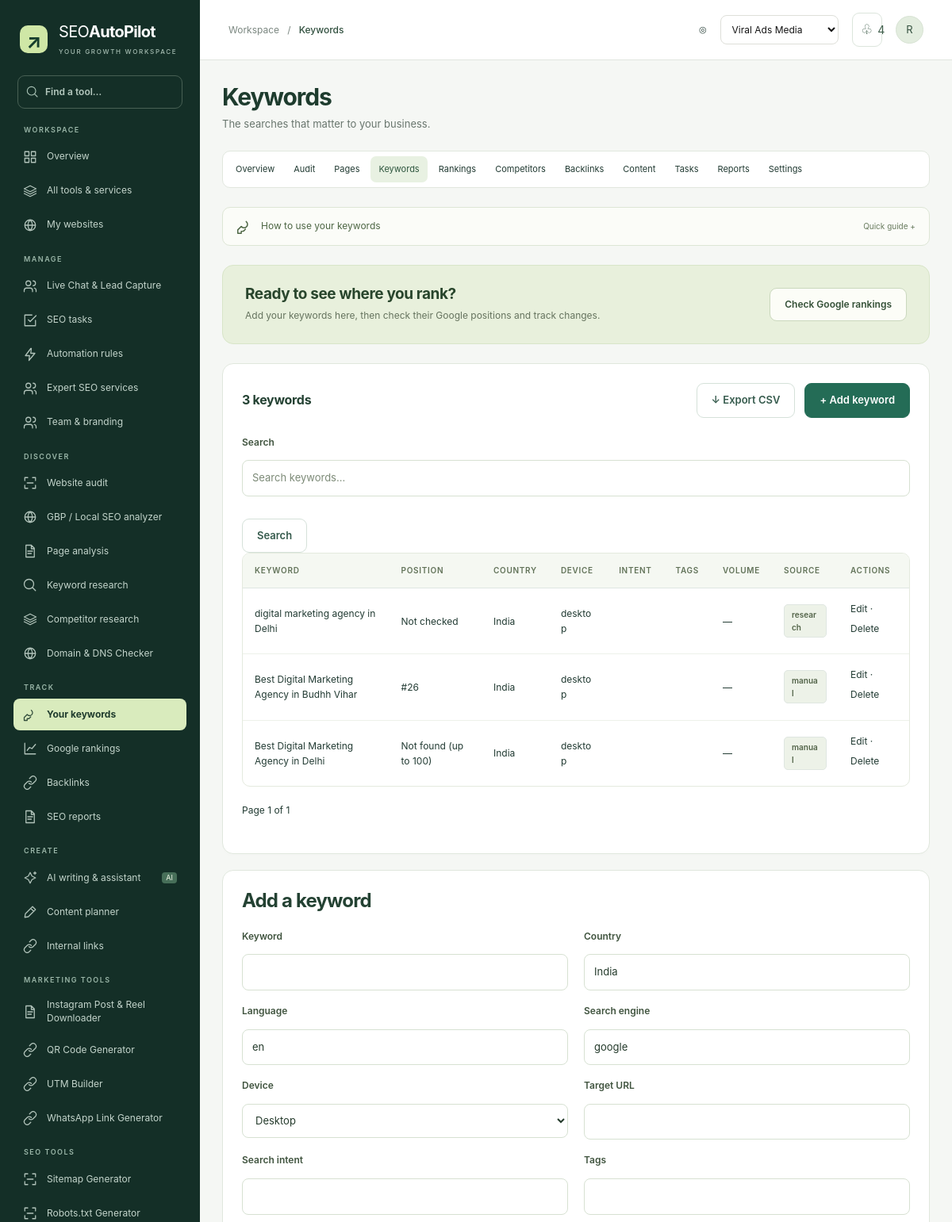
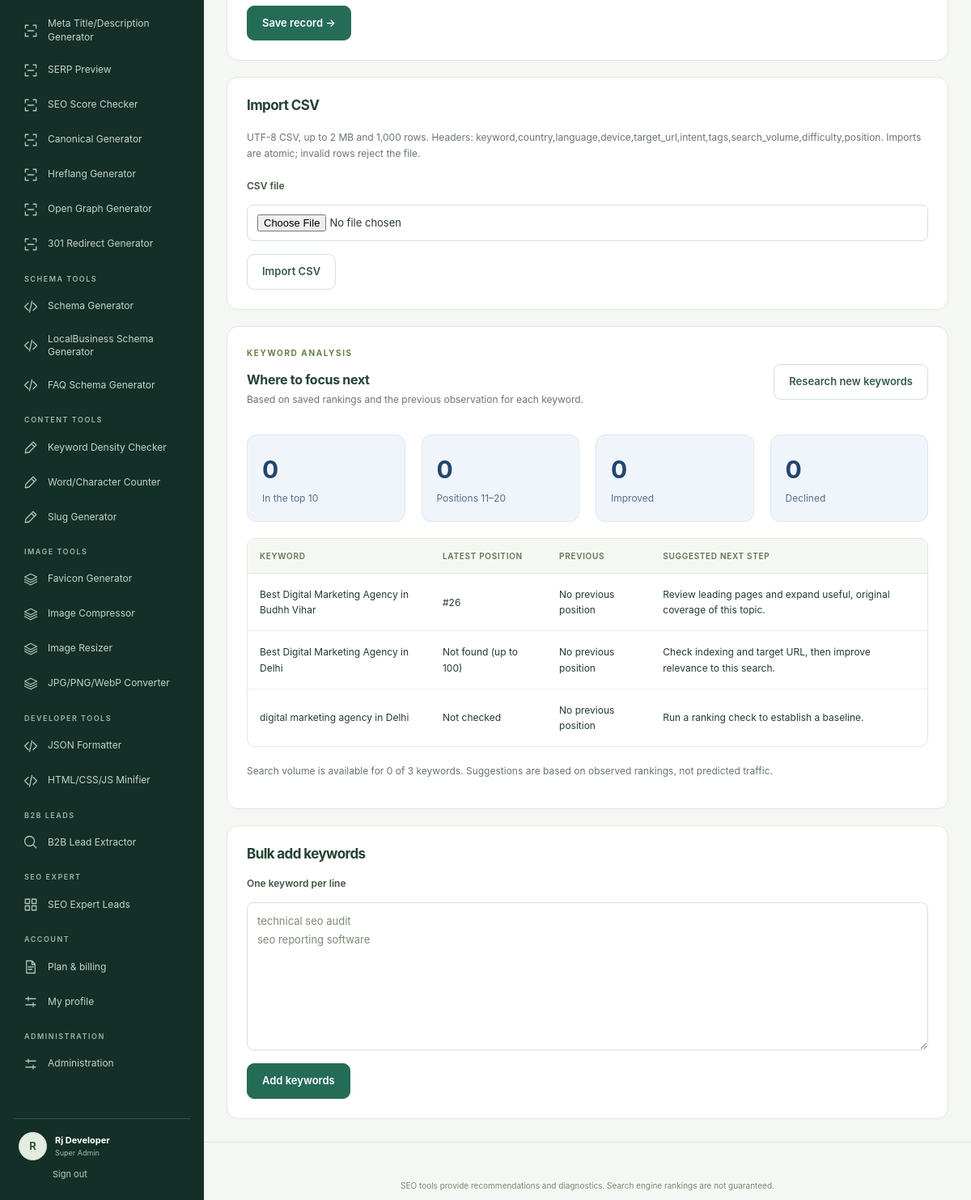
/keywords (signed in), run on the app's committed database (2 pictures, top to bottom).
### tables this page shows
CREATE TABLE `users` (
  `id` int(10) UNSIGNED NOT NULL,
  `name` varchar(120) NOT NULL,
  `email` varchar(190) NOT NULL,
  `password` varchar(255) NOT NULL,
  `role` enum('super_admin','admin','team_member','customer') NOT NULL DEFAULT 'customer',
  `company` varchar(190) DEFAULT '',
  `phone` varchar(40) DEFAULT '',
  `timezone` varchar(60) DEFAULT 'UTC',
  `country` varchar(80) DEFAULT '',
  `active` tinyint(4) NOT NULL DEFAULT 1,
  `verified_at` datetime DEFAULT NULL,
  `notification_email` tinyint(4) NOT NULL DEFAULT 1,
  `created_at` timestamp NOT NULL DEFAULT current_timestamp(),
  `session_version` int(10) UNSIGNED NOT NULL DEFAULT 1
);

CREATE TABLE `keywords` (
  `id` int(10) UNSIGNED NOT NULL,
  `website_id` int(10) UNSIGNED NOT NULL,
  `keyword` varchar(190) NOT NULL,
  `country` varchar(80) DEFAULT 'India',
  `language` varchar(40) DEFAULT 'en',
  `search_engine` varchar(30) DEFAULT 'google',
  `device` enum('desktop','mobile') DEFAULT 'desktop',
  `target_url` varchar(500) DEFAULT '',
  `intent` varchar(80) DEFAULT '',
  `tags` varchar(190) DEFAULT '',
  `search_volume` int(10) UNSIGNED DEFAULT NULL,
  `difficulty` decimal(5,2) DEFAULT NULL,
  `cpc` decimal(10,2) DEFAULT NULL,
  `source` varchar(30) DEFAULT 'manual',
  `created_at` timestamp NOT NULL DEFAULT current_timestamp()
);

CREATE TABLE `websites` (
  `id` int(10) UNSIGNED NOT NULL,
  `user_id` int(10) UNSIGNED NOT NULL,
  `name` varchar(120) NOT NULL,
  `domain` varchar(500) NOT NULL,
  `domain_hash` char(64) NOT NULL,
  `country` varchar(80) DEFAULT 'India',
  `language` varchar(40) DEFAULT 'en',
  `search_engine` varchar(30) DEFAULT 'google',
  `timezone` varchar(60) DEFAULT 'UTC',
  `created_at` timestamp NOT NULL DEFAULT current_timestamp()
);

### config/config.example.php (called while the page is built)
<?php
return [
 'DB_HOST'=>'127.0.0.1', 'DB_PORT'=>'3306', 'DB_NAME'=>'seo_autopilot', 'DB_USER'=>'root', 'DB_PASS'=>'',
 'APP_URL'=>'http://localhost/ppso', 'APP_NAME'=>'SEO AutoPilot', 'APP_ENV'=>'production',
 'SMTP_HOST'=>'', 'SMTP_PORT'=>587, 'SMTP_USER'=>'', 'SMTP_PASS'=>'', 'SMTP_FROM'=>'',
 'AI_ENDPOINT'=>'', 'AI_API_KEY'=>'', 'AI_MODEL'=>'',
 'RANKING_ENDPOINT'=>'', 'RANKING_API_KEY'=>'',
 'KEYWORD_ENDPOINT'=>'', 'KEYWORD_API_KEY'=>'', 'BACKLINK_ENDPOINT'=>'', 'BACKLINK_API_KEY'=>'',
 'RAZORPAY_KEY'=>'', 'RAZORPAY_SECRET'=>'', 'RAZORPAY_WEBHOOK_SECRET'=>'',
 'INSTALL_TOKEN'=>'replace-with-a-long-random-string',
];

### config/config.php (called while the page is built, shortened)
<?php
$config = require __DIR__.'/config.example.php';
$private = getenv('SEO_CONFIG_FILE') ?: __DIR__.'/local.php';
return $config;

### includes/bootstrap.php (called while the page is built, shortened)
<?php
$config = require ROOT.'/config/config.php';
require_once __DIR__.'/functions.php';
require_once __DIR__.'/security.php';

### includes/security.php (called while the page is built, shortened)
<?php
function current_user(): ?array { static $loaded=false,$user=null; if (!$loaded) { $loaded=true; if (isset($_SESSION['user_id'])) { $user=row('SELECT * FROM users WHERE id=? AND active=1',[$_SESSION['user_id']]); if($user && ($_SESSION['session_version']??0)!== (int)$user['session_version']){$user=null;unset($_SESSION['user_id']);} } } return $user; }
function require_user(): array { $u=current_user(); if (!$u) { if (str_contains($_SERVER['REQUEST_URI']??'','/api/')) fail('Please sign in.',401); redirect('/login'); } if (isset($_SESSION['last_seen']) && time()-$_SESSION['last_seen']>7200) { session_destroy(); fail('Your session has expired. Sign in again.',401); } $_SESSION['last_seen']=time(); return $u; }
function is_admin(?array $u=null): bool { $u ??=current_user(); return in_array($u['role']??'',['super_admin','admin'],true); }
function website(int $id): array { $u=require_user(); $w=row('SELECT * FROM websites WHERE id=?',[$id]); if (!$w) fail('Website not found.',404); if (!is_admin($u) && $w['user_id']!=$u['id'] && !value('SELECT id FROM team_members WHERE user_id=? AND website_id=?',[$u['id'],$id])) fail('This project is not assigned to you.',403); return $w; }
function websites(): array { $u=require_user(); return is_admin($u)?rows('SELECT * FROM websites ORDER BY id DESC LIMIT 500'):rows('SELECT DISTINCT w.* FROM websites w LEFT JOIN team_members t ON t.website_id=w.id WHERE w.user_id=? OR t.user_id=? ORDER BY w.id DESC LIMIT 500',[$u['id'],$u['id']]); }

### includes/Ranking.php (called while the page is built, shortened)
<?php
final class Ranking {
 public static function label(?int $position,?string $source): string {
  if($position!==null)return '#'.$position;
  return match($source){null=> 'Not checked','hasdata_top100'=>'Not found (up to 100)','api'=>self::source()==='hasdata_top100'?'Not found (old check)':'Not found',default=>'No position supplied'};
 }
}

### dashboard/module.php (the view, shortened to what this page needs)
<?php
$recordNames=['keywords'=>'keyword','competitors'=>'competitor','backlinks'=>'backlink','content'=>'content project','tasks'=>'task','human-services'=>'service request'];
$recordName=$recordNames[$section]??'record';
?>
<?php
$def=$defs[$section];$page=max(1,min(10000,(int)($_GET['page']??1)));$search=trim((string)($_GET['q']??''));$first=array_key_first($def['fields']);$where='website_id=?';$params=[$wid];if($search!==''){$where.=" AND $first LIKE ?";$params[]='%'.mb_substr($search,0,190).'%';}$count=(int)value('SELECT COUNT(*) FROM '.$def['table'].' WHERE '.$where,$params);$selection=$section==='keywords'?"*,(SELECT position FROM keyword_rankings r WHERE r.keyword_id=keywords.id ORDER BY date DESC LIMIT 1) AS current_position,(SELECT source FROM keyword_rankings r WHERE r.keyword_id=keywords.id ORDER BY date DESC LIMIT 1) AS ranking_source":'*';$records=rows('SELECT '.$selection.' FROM '.$def['table'].' WHERE '.$where.' ORDER BY id DESC LIMIT 25 OFFSET '.(($page-1)*25),$params);
if($section==='keywords')echo '<div class="welcome-banner"><div><h3>Ready to see where you rank?</h3><p>Add your keywords here, then check their Google positions and track changes.</p></div><a class="button" href="'.url('/rankings?website_id='.$wid).'">Check Google rankings</a></div>';
$edit=null;if(isset($_GET['edit']))$edit=row('SELECT * FROM '.$def['table'].' WHERE id=? AND website_id=?',[(int)$_GET['edit'],$wid]);
?><div class="card"><div class="card-header"><h3><?=number_format($count)?> <?=e($recordName.'s')?></h3><div class="row"><?php if(in_array($section,['keywords','backlinks'])):?><a class="button secondary small-button" href="<?=url('/api/v1/export?module='.$section.'&website_id='.$wid)?>">↓ Export CSV</a><?php endif;?><a class="button small-button" href="#create">+ Add <?=e($recordName)?></a></div></div><form method="get" class="row"><input type="hidden" name="website_id" value="<?=$wid?>"><label class="full">Search<input name="q" value="<?=e($search)?>" placeholder="Search <?=e($section)?>…"></label><button class="button secondary small-button">Search</button></form><div class="table-wrap"><table><thead><tr><?php foreach($def['columns'] as $label):?><th><?=e($label)?></th><?php endforeach;?><th>Actions</th></tr></thead><tbody><?php foreach($records as $r):?><tr><?php foreach($def['columns'] as $key=>$label):?><td><?php if($key==='current_position'):?><?=e(Ranking::label($r[$key]===null?null:(int)$r[$key],$r['ranking_source']))?><?php elseif(in_array($key,['status','priority','source'])):?><span class="badge <?=e($r[$key])?>"><?=e(str_replace('_',' ',$r[$key]))?></span><?php else:?><?=e($r[$key]??'—')?><?php endif;?></td><?php endforeach;?><td><a href="<?=url('/'.$section.'?website_id='.$wid.'&edit='.$r['id'].'#create')?>">Edit</a> · <button class="text-button" data-action="delete" data-module="<?=e($section)?>" data-website-id="<?=$wid?>" data-id="<?=$r['id']?>" data-confirm="Delete this record permanently?">Delete</button><?php if($section==='content'):?><br><a href="<?=url('/content?website_id='.$wid.'&brief='.$r['id'])?>">Open brief →</a><?php endif;?></td></tr><?php endforeach;?></tbody></table></div><?php if(!$records)empty_state('A clean slate, ready for your next move.','Add your first record using the form below.');?><nav class="pagination" aria-label="Pagination"><?php if($page>1):?><a href="?website_id=<?=$wid?>&page=<?=$page-1?>&q=<?=urlencode($search)?>">← Previous</a><?php endif;?><span>Page <?=$page?> of <?=max(1,ceil($count/25))?></span><?php if($count>$page*25):?><a href="?website_id=<?=$wid?>&page=<?=$page+1?>&q=<?=urlencode($search)?>">Next →</a><?php endif;?></nav></div>
<div class="card stack" id="create"><h2><?=$edit?'Edit '.e($recordName):'Add a '.e($recordName)?></h2><form data-api="save"><input type="hidden" name="module" value="<?=e($section)?>"><input type="hidden" name="website_id" value="<?=$wid?>"><input type="hidden" name="id" value="<?=e($edit['id']??0)?>"><div class="form-grid"><?php foreach($def['fields'] as $key=>$label){if(is_array($label))select_field($key,$label[0],array_combine($label[1],array_map(fn($v)=>ucwords(str_replace('_',' ',$v)),$label[1])),$edit[$key]??'');elseif(in_array($key,['notes','description']))echo '<label>'.e($label).'<textarea name="'.e($key).'">'.e($edit[$key]??'').'</textarea></label>';else field($key,$label,$key==='due_date'?'date':($key==='budget'?'number':(str_contains($key,'url')||$key==='domain'?'url':'text')),$edit[$key]??(['country'=>'India','language'=>'en','search_engine'=>'google'][$key]??''),$key===$first || $key==='budget');}?></div><button class="button">Save <?=e($section==='human-services'?'request':'record')?> →</button></form></div>
<?php if(in_array($section,['keywords','backlinks'])):?><div class="card stack"><h3>Import CSV</h3><p class="small">UTF-8 CSV, up to 2 MB and 1,000 rows. Headers: <?=$section==='keywords'?'keyword,country,language,device,target_url,intent,tags,search_volume,difficulty,position':'source_url,target_url,anchor,follow,status,domain_rating'?>. Imports are atomic; invalid rows reject the file.</p><form data-api="import" enctype="multipart/form-data"><button class="button secondary">Import CSV</button></form></div><?php endif; ?>

### includes/sidebar.php (shortened to what this page needs)
<?php
$catalog=WorkspaceUI::directory();
$groups=['Workspace'=>['dashboard'=>['Overview','grid'],'services'=>['All tools & services','layers'],'websites'=>['My websites','globe']]];
foreach($catalog as $key=>[$group,$name,$description,$steps,$result,$icon])$groups[$group][$key]=[$name,$icon];
if(is_admin())$groups['B2B Leads']=['admin/b2b-leads'=>['B2B Lead Extractor','search']];
if(is_admin())$groups['SEO Expert']=['admin/seo-expert'=>['SEO Expert Leads','users']];
$groups['Account']=['billing'=>['Plan & billing','file'],'profile'=>['My profile','settings']];
?>
<aside class="sidebar" id="sidebar">
 <a class="logo" href="<?=url('/dashboard')?>"><span class="logo-symbol">↗</span><span>SEO<strong>AutoPilot</strong><small>YOUR GROWTH WORKSPACE</small></span></a>
 <label class="nav-search"><?=WorkspaceUI::icon('search')?><input type="search" data-nav-search placeholder="Find a tool…" aria-label="Find a navigation item"></label>
 <nav aria-label="Workspace">
 <?php foreach($groups as $heading=>$items):?><div class="nav-group"><h2 class="nav-group-title"><?=e($heading)?></h2><?php foreach($items as $key=>[$label,$icon]):?><a class="nav-item <?=$section===$key?'active':''?>" <?=$section===$key?'aria-current="page"':''?> href="<?=url('/'.$key).($wid?'?website_id='.$wid:'')?>"><?=WorkspaceUI::icon($icon)?><span><?=e($label)?></span><?php if($key==='ai-assistant'):?><small>AI</small><?php endif;?></a><?php endforeach;?></div><?php endforeach;?>
 <?php if(is_admin()):?><div class="nav-group"><h2 class="nav-group-title">Administration</h2><a class="nav-item" href="<?=url('/admin')?>"><?=WorkspaceUI::icon('settings')?><span>Administration</span></a></div><?php endif;?>
 </nav>
 <div class="sidebar-bottom"><a class="user-pill" href="<?=url('/profile')?>"><span class="avatar"><?=e(mb_substr($user['name'],0,1))?></span><span><?=e($user['name'])?><small><?=e(ucwords(str_replace('_',' ',$user['role'])))?></small></span></a><form method="post" action="<?=url('/logout')?>"><?php csrf_field();?><button class="text-button">Sign out</button></form></div>
</aside>

### dashboard/index.php (shortened to what this page needs)
<?php
$user=require_user();$sites=websites();$wid=(int)($_GET['website_id']??($sites[0]['id']??0));$w=$wid?website($wid):null;
$defs=Modules::definitions();$title=$defs[$section]['title']??ucwords(str_replace('-',' ',$section));
require ROOT.'/includes/header.php';require ROOT.'/includes/sidebar.php';
?><div class="app-main"><header class="app-topbar"><button class="icon-button mobile-toggle" data-toggle-sidebar aria-controls="sidebar" aria-expanded="false" aria-label="Open navigation">☰</button><div class="breadcrumbs">Workspace &nbsp; / &nbsp; <strong><?=e($title)?></strong></div><div class="top-actions"><span>◎</span><select data-website-picker aria-label="Active website"><option value="0">Select a website</option><?php foreach($sites as $site):?><option value="<?=$site['id']?>" <?=$wid===$site['id']?'selected':''?>><?=e($site['name'])?></option><?php endforeach;?></select><a href="<?=url('/notifications')?>" class="icon-button" aria-label="Notifications">♧ <small><?=(int)value('SELECT COUNT(*) FROM notifications WHERE user_id=? AND read_at IS NULL',[$user['id']])?></small></a><a class="avatar" href="<?=url('/profile')?>"><?=e(mb_substr($user['name'],0,1))?></a></div></header><main class="app-content" id="main"><?php require ROOT.'/includes/alerts.php';?><div class="page-heading"><div><h1><?=$section==='dashboard'?'Your SEO overview.':e($title)?></h1><p><?=e($defs[$section]['description']??($section==='dashboard'?'Track your website health, search rankings, and the next tasks to improve them.':(WorkspaceUI::catalog()[$section][2]??'Everything you need for your next step.')))?></p></div><div class="row"><?php if($w && $section==='dashboard'):?><a class="button secondary" href="<?=url('/reports?website_id='.$wid)?>">↓ Export report</a><button class="button" data-action="crawl" data-website-id="<?=$wid?>">ϟ Run audit</button><?php elseif($section==='websites'):?><a class="button" href="#create">+ Add website</a><?php endif;?></div></div>
<?php
$global=['services','websites','profile','billing','notifications','no-api-tools','live-chat'];
if($w && !in_array($section,$global) && $section!=='report') require ROOT.'/dashboard/website-tabs.php';
if(!$w && !in_array($section,$global)){?><div class="welcome-banner"><div><h3>Your next SEO win starts here.</h3><p>Connect your first website to see its health, issues, and opportunities.</p></div><a href="<?=url('/websites#create')?>" class="button">+ Add website</a></div><?php if($section==='dashboard')require ROOT.'/dashboard/overview.php';else empty_state('Connect a website first','Add a website to start using this tool.');}
elseif(isset($defs[$section])){require ROOT.'/dashboard/tool-guide.php';if($section==='human-services')require ROOT.'/dashboard/service-options.php';require ROOT.'/dashboard/module.php';}
else{require ROOT.'/dashboard/tool-guide.php'; $view=ROOT.'/dashboard/'.$section.'.php'; if(is_file($view))require $view;else require ROOT.'/dashboard/tools.php'; }
if($w && in_array($section,['keywords','competitors','tasks','team','research'])) require ROOT.'/dashboard/supplements.php';
?></main></div><?php require ROOT.'/includes/footer.php';?>

### data on the page
users: name "R", name "Rj Developer", role "Super Admin"
keywords: keyword "digital marketing agency in Delhi", ranking_source "Not checked", country "India", device "desktop", search_volume "—", source "research"
keywords: keyword "Best Digital Marketing Agency in Budhh Vihar", ranking_source "#26", country "India", device "desktop", search_volume "—", source "manual"
keywords: keyword "Best Digital Marketing Agency in Delhi", ranking_source "Not found (up to 100)", country "India", device "desktop", search_volume "—", source "manual"
websites: max(1,ceil($count/25)) "1"

### other printed values
$heading "WORKSPACE"
$label "Overview"
$label "All tools & services"
$label "My websites"
$heading "MANAGE"
$label "Live Chat & Lead Capture"
$label "SEO tasks"
$label "Automation rules"
$label "Expert SEO services"
$label "Team & branding"
$heading "DISCOVER"
$label "Website audit"
$label "GBP / Local SEO analyzer"
$label "Page analysis"
$label "Keyword research"
